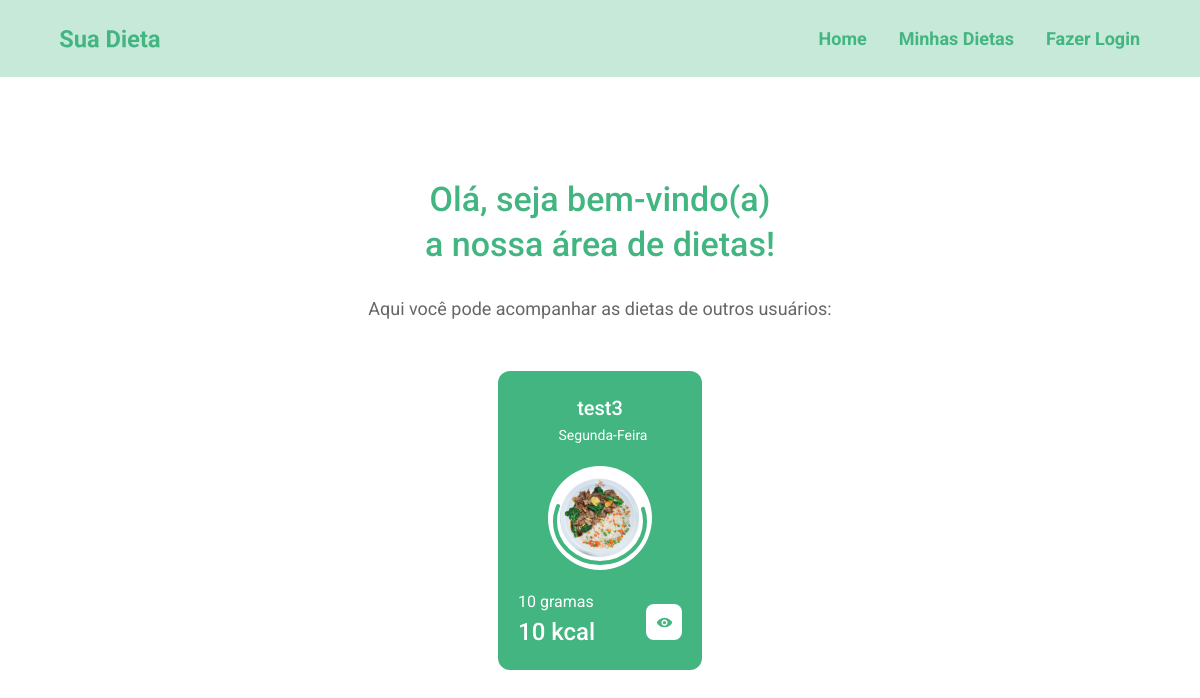
The app's page /, older data.
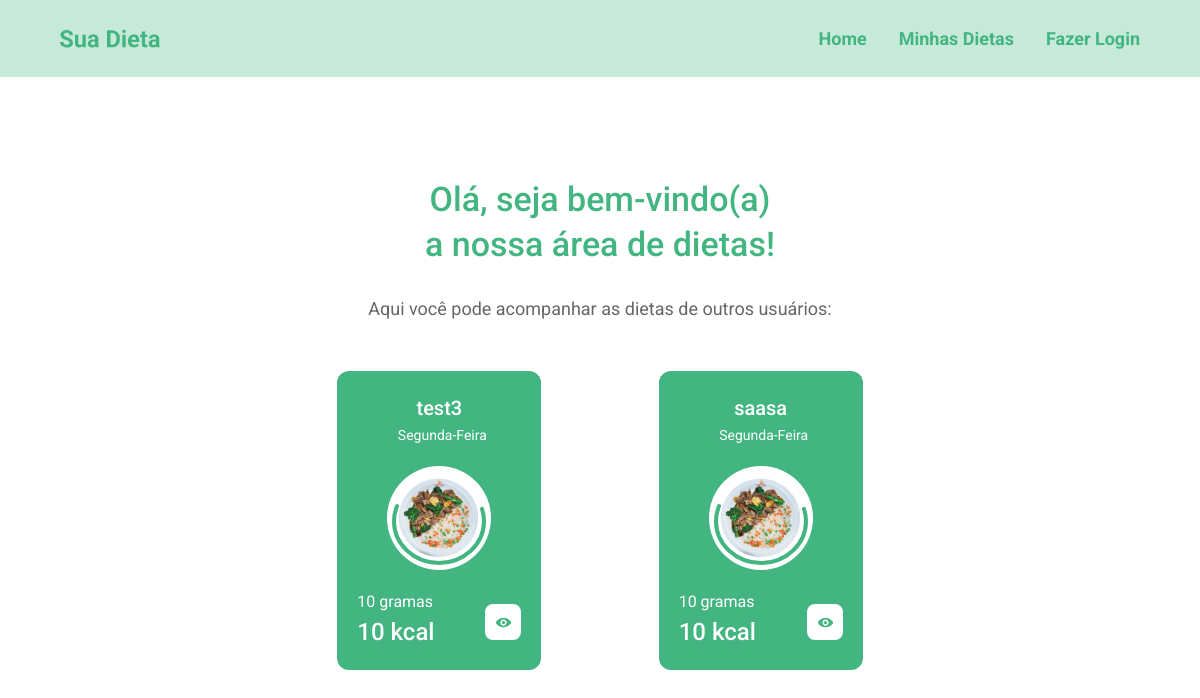
The same page, newer data.
### apps/dietas/models.py (models this page shows, shortened)
class Dieta(models.Model):
    dias_semana = (
        ("Seg", "Segunda-Feira"),
        ("Ter", "Terça-Feira"),
        ("Qua", "Quarta-Feira"),
        ("Qui", "Quinta-Feira"),
        ("Sex", "Sexta-feira"),
        ("Sab", "Sabado"),
        ("Dom", "Domingo"),
    )
    pessoa  = models.ForeignKey(User, on_delete=models.CASCADE)
    nome_dieta = models.CharField(max_length=100)
    descricao = models.TextField()
    ingredientes = models.TextField()
    dias_semana = MultiSelectField(max_length=27, choices=dias_semana, blank=False, null=False, default="Seg" )
    carbo = models.IntegerField()
    calorias = models.IntegerField()
    dieta_concluida = models.BooleanField(default=False)
    data_inicio = models.DateField()
    data_final = models.DateField()
    class Meta:
        verbose_name = "Dieta"

### apps/dietas/views/dietas.py (the view)
# urls.py: path('', index, name="index"),
def index(request):
    dietas = Dieta.objects.all()
    paginator = Paginator(dietas, 3)
    page = request.GET.get('page')
    dietas_per_page = paginator.get_page(page)
    dados = {}
    dados['dietas'] = dietas_per_page
    dados["title"] = "Home"
    return render(request, 'dietas/index.html', dados)

### templates/dietas/index.html (shortened to what this page needs)
{% extends 'base.html' %}
{% load static %}
{% block content %}
    {% include 'partials/_menu.html' %}
    <link rel="stylesheet" href="{% static 'css/mycss/home.css' %}" />
    <link rel="stylesheet" href="{% static 'css/mycss/global.css' %}" />
    <div class="container">
        <div class="panel">
            <div class="text">
              <h1>Olá, seja bem-vindo(a)<br>a nossa área de dietas!</h1>
              <p>Aqui você pode acompanhar as dietas de outros usuários:</p>
            </div>
            <div class="cards">
                {% for dieta in dietas %}
                    <div class="card-inner">
                        <h3>{{ dieta.nome_dieta }}</h3>
                        <div class="with-css">
                            <p>{{ dieta.dias_semana }}</p>
                        </div>
                        <img class="" src="{% static 'images/diet-img.svg' %}"></img>
                        <div class="info">
                        <div class="info-text">
                            <p class="gram">{{ dieta.carbo }} gramas</p>
                            <p class="kcal">{{ dieta.calorias }} kcal</p>
                        </div>
                        <a class="icon-visualization" href="{%url 'view_dieta' dieta.id%}"><img class="" src="{% static 'images/icon-visualization.svg' %}" ></img></a>
                        </div>
                    </div>
                {% endfor %}
            </div>
        </div>
    </div>
{% endblock %}

Row changes from the older to the newer data that the page shows:
added Dieta: nome_dieta "saasa", dias_semana "Segunda-Feira", carbo "10", calorias "10"
